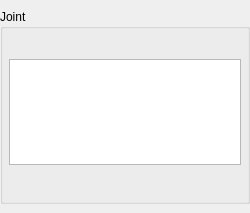
<?xml version="1.0" encoding="UTF-8"?>
<ui version="4.0">
 <class>JointSideWidget</class>
 <widget class="QWidget" name="JointSideWidget">
  <property name="geometry">
   <rect>
    <x>0</x>
    <y>0</y>
    <width>250</width>
    <height>213</height>
   </rect>
  </property>
  <property name="sizePolicy">
   <sizepolicy hsizetype="Fixed" vsizetype="Preferred">
    <horstretch>0</horstretch>
    <verstretch>0</verstretch>
   </sizepolicy>
  </property>
  <property name="minimumSize">
   <size>
    <width>250</width>
    <height>50</height>
   </size>
  </property>
  <property name="windowTitle">
   <string>Add new joint</string>
  </property>
  <layout class="QGridLayout" name="gridLayout">
   <property name="leftMargin">
    <number>0</number>
   </property>
   <property name="topMargin">
    <number>9</number>
   </property>
   <property name="rightMargin">
    <number>0</number>
   </property>
   <property name="bottomMargin">
    <number>9</number>
   </property>
   <item row="0" column="0">
    <widget class="GroupBoxExtension" name="groupBox">
     <property name="sizePolicy">
      <sizepolicy hsizetype="Preferred" vsizetype="Preferred">
       <horstretch>0</horstretch>
       <verstretch>0</verstretch>
      </sizepolicy>
     </property>
     <property name="contextMenuPolicy">
      <enum>Qt::NoContextMenu</enum>
     </property>
     <property name="title">
      <string>Joint</string>
     </property>
     <layout class="QVBoxLayout" name="verticalLayout">
      <property name="leftMargin">
       <number>6</number>
      </property>
      <property name="topMargin">
       <number>30</number>
      </property>
      <property name="rightMargin">
       <number>6</number>
      </property>
      <property name="bottomMargin">
       <number>0</number>
      </property>
      <item>
       <widget class="TreeWidgetExtension" name="treeViewJoints">
        <property name="indentation">
         <number>10</number>
        </property>
        <property name="rootIsDecorated">
         <bool>true</bool>
        </property>
        <property name="sortingEnabled">
         <bool>true</bool>
        </property>
        <property name="headerHidden">
         <bool>true</bool>
        </property>
        <column>
         <property name="text">
          <string notr="true">1</string>
         </property>
        </column>
       </widget>
      </item>
      <item>
       <layout class="QHBoxLayout" name="horizontalLayout">
        <property name="topMargin">
         <number>30</number>
        </property>
        <item>
         <widget class="BaseEntityNameEdit" name="addName" native="true"/>
        </item>
       </layout>
      </item>
     </layout>
    </widget>
   </item>
  </layout>
 </widget>
 <customwidgets>
  <customwidget>
   <class>GroupBoxExtension</class>
   <extends>QGroupBox</extends>
   <header>GUI/WidgetExtensions/GroupBoxExtension.h</header>
   <container>1</container>
  </customwidget>
  <customwidget>
   <class>BaseEntityNameEdit</class>
   <extends>QWidget</extends>
   <header location="global">GUI/BasicWidgets/BaseEntityNameEdit.h</header>
   <container>1</container>
  </customwidget>
  <customwidget>
   <class>TreeWidgetExtension</class>
   <extends>QTreeWidget</extends>
   <header>GUI/WidgetExtensions/TreeWidgetExtension.h</header>
  </customwidget>
 </customwidgets>
 <resources/>
 <connections/>
</ui>
